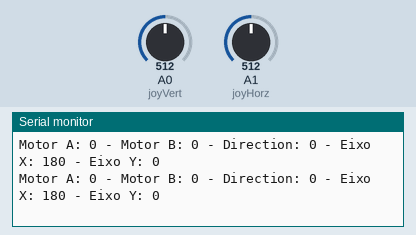
This sketch was run on a simulated Arduino Uno, built with avr-gcc and run on an emulated ATmega328P. On the bench: the last lines printed to the serial monitor. Inputs (shaded band) come from the test bench; at power-on: A1 (joyHorz) = 512, A0 (joyVert) = 512. No radio packets arrive unless stated.

Above: at 1.2 s.
1.3 s: A1 (joyHorz) set to 472
2.8 s: A1 (joyHorz) set to 448
At 2.89 s:
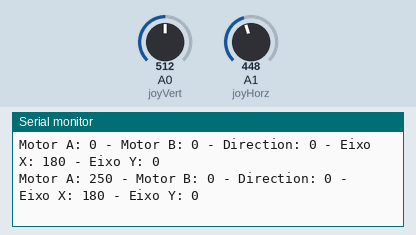
4.3 s: A0 (joyVert) set to 473
At 4.36 s:
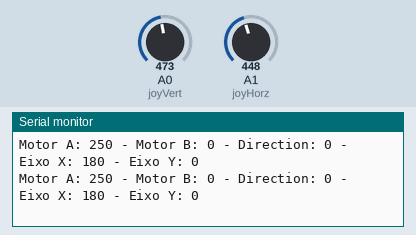
7.3 s: A0 (joyVert) set to 459
At 7.41 s:
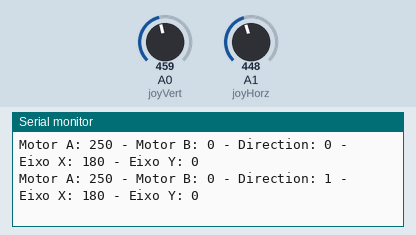
13.3 s: A0 (joyVert) set to 263
At 13.4 s:
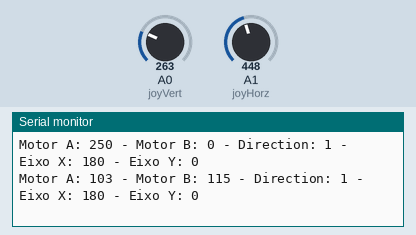
14.8 s: A0 (joyVert) set to 231
At 14.9 s:
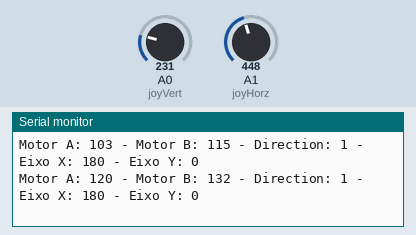
Timing chart, 0 to 17.8 s (numbered marks = the images above; inputs shaded):
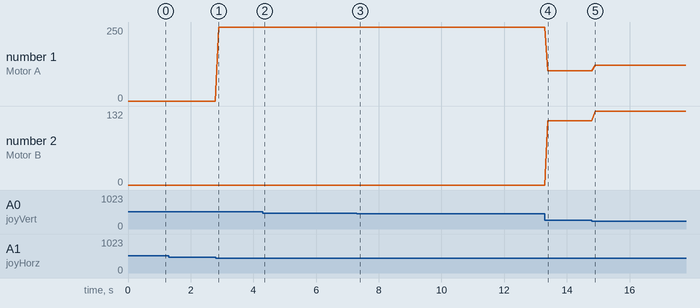

Measured:
- after the input at 2.8 s, the serial monitor: prints a new line after 0.09 s (image 1)
- after the input at 7.3 s, the serial monitor: prints a new line after 0.10 s (image 3)
- after the input at 13.3 s, the serial monitor: prints a new line after 0.10 s (image 4)
- after the input at 14.8 s, the serial monitor: prints a new line after 0.10 s (image 5)
- plotted number 1: 0 → 250 after the input at 2.8 s, 250 → 103 after the input at 13.3 s, 103 → 120 after the input at 14.8 s
- plotted number 2: 0 → 115 after the input at 13.3 s, 115 → 132 after the input at 14.8 s

The sketch:

Transmissor_V4.ino
```cpp
#include <nRF24L01.h>
// #include <printf.h>
#include <RF24.h>
#include <RF24_config.h>

/* Tranmsitter code for the Arduino Radio control with PWM output
 * Install the NRF24 library to your IDE
 * Upload this code to the Arduino UNO, NANO, Pro mini (5V,16MHz)
 * Connect a NRF24 module to it:

    Module // Arduino UNO,NANO

    GND    ->   GND
    Vcc    ->   3.3V
    CE     ->   D9
    CSN    ->   D10
    CLK    ->   D13
    MOSI   ->   D11
    MISO   ->   D12

This code transmits 7 channels with data from pins A0, A1, A2, A3, D2 and D3
Please, like share and subscribe : https://www.youtube.com/c/ELECTRONOOBS
*/

#include <SPI.h>
#include <nRF24L01.h>
#include <RF24.h>

// Define Joystick Connections
#define joyVert    A0
#define joyHorz    A1

// Define Joystick Values - Start at 512 (middle position)
int joyposVert = 512;
int joyposHorz = 512;
int giroEixoX = 0;
int giroEixoY = 0;

const uint64_t my_radio_pipe = 0xE8E8F0F0E1LL; //Remember that this code should be the same for the receiver

RF24 radio(9, 10);  //Set CE and CSN pins

// The sizeof this struct should not exceed 32 bytes
struct Data_to_be_sent {
  byte ch1;
  byte ch2;
  byte ch3;
  byte ch4;
  byte ch5;
//  byte ch6;
//  byte ch7;
};

//Create a variable with the structure above and name it sent_data
Data_to_be_sent sent_data;

// Declare unsigned 8-bit motorcontrol array
// 2 Bytes for motor speeds plus 1 byte for direction control
uint8_t motorcontrol[3];


void setup()
{
  // Setup Serial Monitor
  Serial.begin(9600);

  radio.begin();
  radio.setAutoAck(false);
  radio.setDataRate(RF24_250KBPS);
  radio.openWritingPipe(my_radio_pipe);

  //Reset each channel value
  sent_data.ch1 = 127; //motor A
  sent_data.ch2 = 127; //motor B
  sent_data.ch3 = 0; //direção
  sent_data.ch4 = 0; //eixo x
  sent_data.ch5 = 0; //eixo y
//  sent_data.ch6 = 0;
//  sent_data.ch7 = 0;
}

/**************************************************/


void loop()
{
  /*If your channel is reversed, just swap 0 to 255 by 255 to 0 below
  EXAMPLE:
  Normal:    data.ch1 = map( analogRead(A0), 0, 1024, 0, 255);
  Reversed:  data.ch1 = map( analogRead(A0), 0, 1024, 255, 0);  */

//  sent_data.ch1 = map( analogRead(A1), 0, 1023, 0, 255);
//  sent_data.ch2 = map( analogRead(A2), 0, 1023, 0, 255);
//  sent_data.ch3 = map( analogRead(A2), 0, 1024, 0, 255);
//  sent_data.ch4 = map( analogRead(A3), 0, 1024, 0, 255);
//  sent_data.ch5 = digitalRead(2);
//  sent_data.ch6 = digitalRead(3);
//  sent_data.ch7 = map( analogRead(A4), 0, 1024, 0, 255);

//  Serial.print("Motor A: ");
//  Serial.print(sent_data.ch1);
//  Serial.print(" - Motor B: ");
//  Serial.println(sent_data.ch2);

//{
  // Print to Serial Monitor
  //Serial.println("Reading motorcontrol values ");

  // Read the Joystick X and Y positions
  joyposVert = analogRead(joyVert);
  joyposHorz = analogRead(joyHorz);
  giroEixoX = 110; //obter dados do eixo x do giroscópio
  giroEixoY = -98; //obter dados do eixo y do giroscópio

  // Determine if this is a forward or backward motion
  // Do this by reading the Verticle Value
  // Apply results to MotorSpeed and to Direction

  if (joyposVert < 460)
  {
    // This is Backward
    // Set Motors backward
    motorcontrol[2] = 1;

    //Determine Motor Speeds
    // As we are going backwards we need to reverse readings
    motorcontrol[0] = map(joyposVert, 460, 0, 0, 255);
    motorcontrol[1] = map(joyposVert, 460, 0, 0, 255);

  }
  else if (joyposVert > 564)
  {
    // This is Forward
    // Set Motors forward
    motorcontrol[2] = 0;

    //Determine Motor Speeds
    motorcontrol[0] = map(joyposVert, 564, 1023, 0, 255);
    motorcontrol[1] = map(joyposVert, 564, 1023, 0, 255);

  }
  else
  {
    // This is Stopped
    motorcontrol[0] = 0;
    motorcontrol[1] = 0;
    motorcontrol[2] = 0;

  }

  // Now do the steering
  // The Horizontal position will "weigh" the motor speed
  // Values for each motor

  if (joyposHorz < 460)
  {
    // Move Left
    // As we are going left we need to reverse readings
    // Map the number to a value of 255 maximum
    joyposHorz = map(joyposHorz, 460, 0, 0, 255);

    motorcontrol[0] = motorcontrol[0] - joyposHorz;
    motorcontrol[1] = motorcontrol[1] + joyposHorz;

    // Don't exceed range of 0-255 for motor speeds
    if (motorcontrol[0] < 0)motorcontrol[0] = 0;
    if (motorcontrol[1] > 255)motorcontrol[1] = 255;

  }
  else if (joyposHorz > 564)
  {
    // Move Right
    // Map the number to a value of 255 maximum
    joyposHorz = map(joyposHorz, 564, 1023, 0, 255);

    motorcontrol[0] = motorcontrol[0] + joyposHorz;
    motorcontrol[1] = motorcontrol[1] - joyposHorz;


    // Don't exceed range of 0-255 for motor speeds
    if (motorcontrol[0] > 255)motorcontrol[0] = 255;
    if (motorcontrol[1] < 0)motorcontrol[1] = 0;

  }

  // Adjust to prevent "buzzing" at very low speed
  if (motorcontrol[0] < 8)motorcontrol[0] = 0;
  if (motorcontrol[1] < 8)motorcontrol[1] = 0;


  if (giroEixoX < -90)giroEixoX = -90;
  if (giroEixoX > 90)giroEixoX = 90;
  if (giroEixoY < -90)giroEixoY = -90;
  if (giroEixoY > 90)giroEixoY = 90;

  giroEixoX = map(giroEixoX, -90, 90, 0, 180);
  giroEixoY = map(giroEixoY, -90, 90, 0, 180);

  sent_data.ch1 = motorcontrol[0];
  sent_data.ch2 = motorcontrol[1];
  sent_data.ch3 = motorcontrol[2];
  sent_data.ch4 = giroEixoX;
  sent_data.ch5 = giroEixoY;

  Serial.print("Motor A: ");
  Serial.print(sent_data.ch1);
  Serial.print(" - Motor B: ");
  Serial.print(sent_data.ch2);
  Serial.print(" - Direction: ");
  Serial.print(sent_data.ch3);
  Serial.print(" - Eixo X: ");
  Serial.print(sent_data.ch4);
  Serial.print(" - Eixo Y: ");
  Serial.println(sent_data.ch5);

  radio.write(&sent_data, sizeof(Data_to_be_sent));

  delay(100);  // Wait a bit before next transmission
}
```
